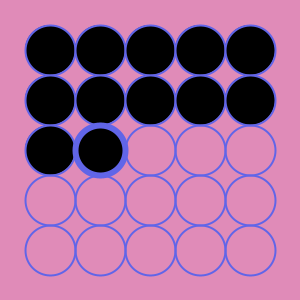
Frame 1 (no input)
Frame 60 (the mouse pressed at the canvas centre just before this capture): identical to frame 1, image omitted
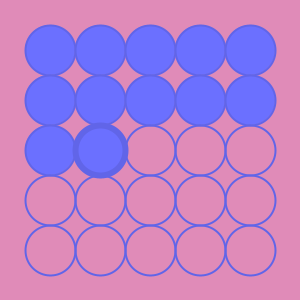
Frame 120 (the mouse held since frame 60 and released just before this capture)

The Processing sketch that drew these frames (run headless with seeded random() and noise(); from frame 60 on, the mouse is pressed at the canvas centre):

// Processing sketch: A5_enhanced
// ── A5_enhanced.pde
// in this enhanced version, I made my timer more visually appealling, and the colour of the
// fill changes as the mouse position changes

float time = 12; // which circle should be drawn with a thicker stroke
float currentTime = 12.0000; // where the fill goes up to
boolean countDown = false; // whether or not the timer (currentTime) is running

void setup() { 
  size(300, 300);
  colorMode(HSB, 360, 100, 100);
}

void draw() {
  background(328, 38, 88);

  int diameter = 50;
  int count = 1; 
  //draws the circles
  for (int y = 50; y <= height - 50; y += 50) {
    for (int x = 50; x <= width - 50; x += 50) {
      
      //gradian
      float brightness = map(count, 1, currentTime, mouseX, mouseY);
         if (count <= currentTime) {
          fill(238, 58, brightness);
      }
      //fill the circle 
      if (countDown) {
        fill(238, 58, brightness);
        stroke(238, 58, 91);
      } else {
        strokeWeight(6);
        noFill();
        stroke(238, 58, 91);
      }
      // fills the circle if less than stroke
      if (count <= currentTime) {
        fill(238, 58, brightness);
      } else {
        noFill();
      }
      // tracks the stroke
      if (count == time) {
        strokeWeight(6);
      } else {
        strokeWeight(2);
      }
      //wether true or no for key pressed
      if (currentTime <= 0 && countDown == true) {
        fill(238, 58, random(60, 100));
      }
      //circle draw
      ellipse(x, y, diameter, diameter);      
      count++;
    }
  }
  // timmer running
  if (countDown == true) {
  currentTime = currentTime - 0.0166667;
  }
}

void keyPressed() {
  
  //starts countdown
  if (key == 'a') {
    if (countDown == true) {
      countDown = false;
    } else {
      countDown = true;
      noFill();
      stroke(0);
    }
  }
  
// d and s moves the selection of the circle 
  if (key == 'd' && countDown == false) {
    time++ ;   
  }
  if (key == 's' && countDown == false) {
    time-- ;
  }
  time = constrain(time, 1, 25);

// pressing f moves the filled circle up or down to the point 
  if (key == 'f') {
    currentTime = time;
    countDown = false;
  }
}
